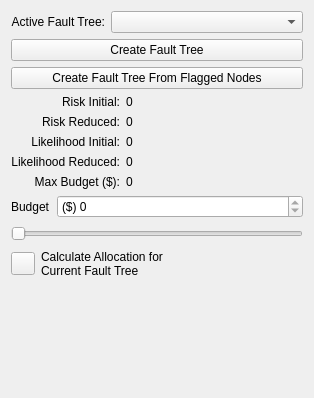
<?xml version="1.0" encoding="UTF-8"?>
<ui version="4.0">
 <class>calculateForm</class>
 <widget class="QWidget" name="calculateForm">
  <property name="geometry">
   <rect>
    <x>0</x>
    <y>0</y>
    <width>314</width>
    <height>398</height>
   </rect>
  </property>
  <property name="windowTitle">
   <string>Form</string>
  </property>
  <layout class="QVBoxLayout" name="verticalLayout">
   <item>
    <layout class="QHBoxLayout" name="horizontalLayout_4">
     <item>
      <widget class="QLabel" name="label_7">
       <property name="text">
        <string>Active Fault Tree:</string>
       </property>
       <property name="alignment">
        <set>Qt::AlignRight|Qt::AlignTrailing|Qt::AlignVCenter</set>
       </property>
      </widget>
     </item>
     <item>
      <widget class="QComboBox" name="rootBox">
       <property name="sizePolicy">
        <sizepolicy hsizetype="Expanding" vsizetype="Fixed">
         <horstretch>0</horstretch>
         <verstretch>0</verstretch>
        </sizepolicy>
       </property>
      </widget>
     </item>
    </layout>
   </item>
   <item>
    <layout class="QHBoxLayout" name="horizontalLayout_2">
     <item>
      <widget class="QPushButton" name="createRootButton">
       <property name="sizePolicy">
        <sizepolicy hsizetype="Expanding" vsizetype="Minimum">
         <horstretch>0</horstretch>
         <verstretch>0</verstretch>
        </sizepolicy>
       </property>
       <property name="text">
        <string>Create Fault Tree</string>
       </property>
      </widget>
     </item>
     <item>
      <spacer name="horizontalSpacer">
       <property name="orientation">
        <enum>Qt::Horizontal</enum>
       </property>
       <property name="sizeType">
        <enum>QSizePolicy::Minimum</enum>
       </property>
       <property name="sizeHint" stdset="0">
        <size>
         <width>0</width>
         <height>20</height>
        </size>
       </property>
      </spacer>
     </item>
    </layout>
   </item>
   <item>
    <layout class="QHBoxLayout" name="horizontalLayout">
     <item>
      <widget class="QPushButton" name="FlaggedNodesButton">
       <property name="sizePolicy">
        <sizepolicy hsizetype="Expanding" vsizetype="Minimum">
         <horstretch>0</horstretch>
         <verstretch>0</verstretch>
        </sizepolicy>
       </property>
       <property name="text">
        <string>Create Fault Tree From Flagged Nodes</string>
       </property>
      </widget>
     </item>
     <item>
      <spacer name="horizontalSpacer_2">
       <property name="orientation">
        <enum>Qt::Horizontal</enum>
       </property>
       <property name="sizeType">
        <enum>QSizePolicy::Minimum</enum>
       </property>
       <property name="sizeHint" stdset="0">
        <size>
         <width>0</width>
         <height>20</height>
        </size>
       </property>
      </spacer>
     </item>
    </layout>
   </item>
   <item>
    <layout class="QGridLayout" name="gridLayout">
     <item row="0" column="0">
      <widget class="QLabel" name="label_4">
       <property name="text">
        <string>Risk Initial:</string>
       </property>
       <property name="alignment">
        <set>Qt::AlignRight|Qt::AlignTrailing|Qt::AlignVCenter</set>
       </property>
      </widget>
     </item>
     <item row="0" column="1">
      <widget class="QLabel" name="riskLabel">
       <property name="sizePolicy">
        <sizepolicy hsizetype="Expanding" vsizetype="Preferred">
         <horstretch>0</horstretch>
         <verstretch>0</verstretch>
        </sizepolicy>
       </property>
       <property name="text">
        <string>0</string>
       </property>
      </widget>
     </item>
     <item row="1" column="0">
      <widget class="QLabel" name="label">
       <property name="text">
        <string>Risk Reduced:</string>
       </property>
       <property name="alignment">
        <set>Qt::AlignRight|Qt::AlignTrailing|Qt::AlignVCenter</set>
       </property>
      </widget>
     </item>
     <item row="1" column="1">
      <widget class="QLabel" name="riskReducedLabel">
       <property name="sizePolicy">
        <sizepolicy hsizetype="Fixed" vsizetype="Preferred">
         <horstretch>0</horstretch>
         <verstretch>0</verstretch>
        </sizepolicy>
       </property>
       <property name="text">
        <string>0</string>
       </property>
      </widget>
     </item>
     <item row="2" column="0">
      <widget class="QLabel" name="label_5">
       <property name="text">
        <string>Likelihood Initial:</string>
       </property>
       <property name="alignment">
        <set>Qt::AlignRight|Qt::AlignTrailing|Qt::AlignVCenter</set>
       </property>
      </widget>
     </item>
     <item row="2" column="1">
      <widget class="QLabel" name="vulnerabilityLabel">
       <property name="sizePolicy">
        <sizepolicy hsizetype="Fixed" vsizetype="Preferred">
         <horstretch>0</horstretch>
         <verstretch>0</verstretch>
        </sizepolicy>
       </property>
       <property name="text">
        <string>0</string>
       </property>
      </widget>
     </item>
     <item row="3" column="0">
      <widget class="QLabel" name="label_6">
       <property name="text">
        <string>Likelihood Reduced:</string>
       </property>
       <property name="alignment">
        <set>Qt::AlignRight|Qt::AlignTrailing|Qt::AlignVCenter</set>
       </property>
      </widget>
     </item>
     <item row="3" column="1">
      <widget class="QLabel" name="vulnerabilityReducedLabel">
       <property name="sizePolicy">
        <sizepolicy hsizetype="Fixed" vsizetype="Preferred">
         <horstretch>0</horstretch>
         <verstretch>0</verstretch>
        </sizepolicy>
       </property>
       <property name="text">
        <string>0</string>
       </property>
      </widget>
     </item>
     <item row="4" column="0">
      <widget class="QLabel" name="label_3">
       <property name="text">
        <string>Max Budget ($):</string>
       </property>
       <property name="alignment">
        <set>Qt::AlignRight|Qt::AlignTrailing|Qt::AlignVCenter</set>
       </property>
      </widget>
     </item>
     <item row="4" column="1">
      <widget class="QLabel" name="maxBudgetLabel">
       <property name="sizePolicy">
        <sizepolicy hsizetype="Fixed" vsizetype="Preferred">
         <horstretch>0</horstretch>
         <verstretch>0</verstretch>
        </sizepolicy>
       </property>
       <property name="text">
        <string>0</string>
       </property>
      </widget>
     </item>
    </layout>
   </item>
   <item>
    <layout class="QHBoxLayout">
     <item>
      <widget class="QLabel" name="label_2">
       <property name="text">
        <string>Budget</string>
       </property>
      </widget>
     </item>
     <item>
      <widget class="QSpinBox" name="budgetSpinBox">
       <property name="sizePolicy">
        <sizepolicy hsizetype="Expanding" vsizetype="Fixed">
         <horstretch>0</horstretch>
         <verstretch>0</verstretch>
        </sizepolicy>
       </property>
       <property name="suffix">
        <string/>
       </property>
       <property name="prefix">
        <string>($) </string>
       </property>
       <property name="maximum">
        <number>0</number>
       </property>
      </widget>
     </item>
    </layout>
   </item>
   <item>
    <layout class="QHBoxLayout" name="horizontalLayout_3">
     <item>
      <widget class="QSlider" name="budgetSlider">
       <property name="sizePolicy">
        <sizepolicy hsizetype="Expanding" vsizetype="Minimum">
         <horstretch>0</horstretch>
         <verstretch>0</verstretch>
        </sizepolicy>
       </property>
       <property name="maximum">
        <number>0</number>
       </property>
       <property name="orientation">
        <enum>Qt::Horizontal</enum>
       </property>
      </widget>
     </item>
     <item>
      <spacer name="horizontalSpacer_3">
       <property name="orientation">
        <enum>Qt::Horizontal</enum>
       </property>
       <property name="sizeType">
        <enum>QSizePolicy::Minimum</enum>
       </property>
       <property name="sizeHint" stdset="0">
        <size>
         <width>0</width>
         <height>20</height>
        </size>
       </property>
      </spacer>
     </item>
    </layout>
   </item>
   <item>
    <layout class="QHBoxLayout">
     <item>
      <widget class="QToolButton" name="calculateButton"/>
     </item>
     <item>
      <widget class="QLabel" name="infoLabel">
       <property name="text">
        <string>Calculate Allocation for
Current Fault Tree</string>
       </property>
      </widget>
     </item>
    </layout>
   </item>
   <item>
    <spacer name="verticalSpacer">
     <property name="orientation">
      <enum>Qt::Vertical</enum>
     </property>
     <property name="sizeHint" stdset="0">
      <size>
       <width>20</width>
       <height>40</height>
      </size>
     </property>
    </spacer>
   </item>
  </layout>
 </widget>
 <tabstops>
  <tabstop>budgetSlider</tabstop>
  <tabstop>calculateButton</tabstop>
 </tabstops>
 <resources/>
 <connections>
  <connection>
   <sender>budgetSlider</sender>
   <signal>valueChanged(int)</signal>
   <receiver>budgetSpinBox</receiver>
   <slot>setValue(int)</slot>
   <hints>
    <hint type="sourcelabel">
     <x>95</x>
     <y>90</y>
    </hint>
    <hint type="destinationlabel">
     <x>92</x>
     <y>31</y>
    </hint>
   </hints>
  </connection>
  <connection>
   <sender>budgetSpinBox</sender>
   <signal>valueChanged(int)</signal>
   <receiver>budgetSlider</receiver>
   <slot>setValue(int)</slot>
   <hints>
    <hint type="sourcelabel">
     <x>183</x>
     <y>27</y>
    </hint>
    <hint type="destinationlabel">
     <x>186</x>
     <y>91</y>
    </hint>
   </hints>
  </connection>
 </connections>
</ui>
